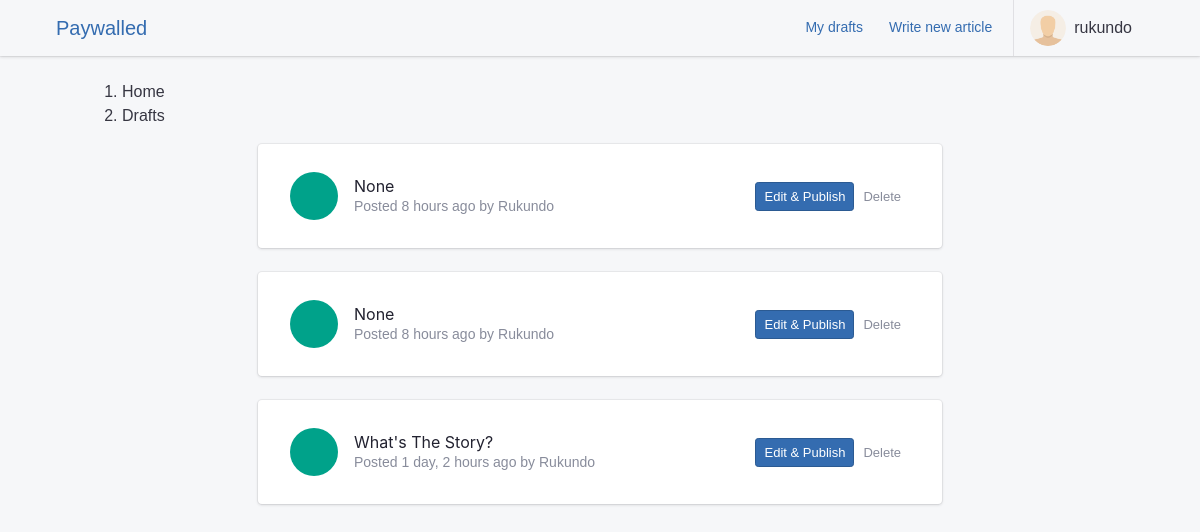
/articles/drafts/ (signed in), run on an earlier commit of the app's database.
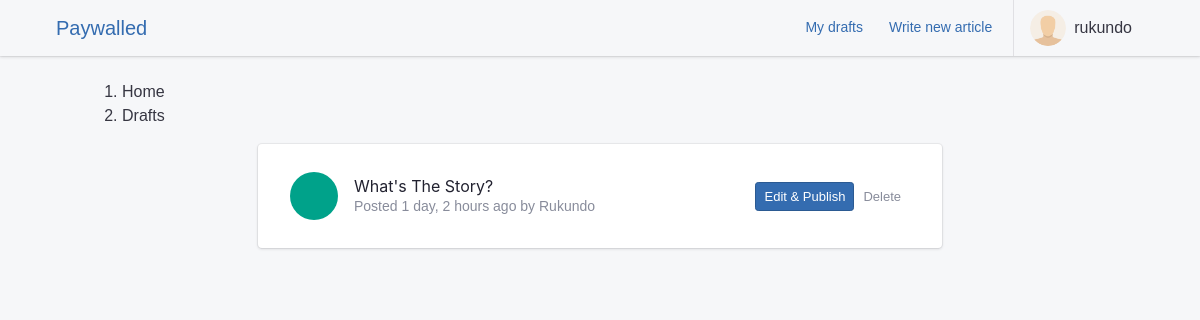
And on a later commit of the database.
### apps/blog/models.py (models this page shows, shortened)
class Article(models.Model):
    DRAFT = "D"
    PUBLISHED = "P"
    STATUS = ((DRAFT, _("Draft")), (PUBLISHED, _("Published")))
    uuid = models.UUIDField(unique=True, default=uuid.uuid4, editable=False)
    user = models.ForeignKey(
        settings.AUTH_USER_MODEL,
        null=True,
        related_name="articles",
        on_delete=models.SET_NULL,
    )
    date_created = models.DateTimeField(auto_now_add=True)
    date_published = models.DateTimeField(auto_now=True)
    title = models.CharField(max_length=255, null=True, unique=True)
    status = models.CharField(max_length=1, choices=STATUS, default=DRAFT)
    content = models.CharField(_("Content"), max_length=40000, blank=True)
    edited = models.BooleanField(default=False)
    objects = ArticleQuerySet.as_manager()
    class Meta:
        verbose_name = _("Article")
        verbose_name_plural = _("Articles")
        ordering = ("-date_published",)

### apps/authentication/models.py (models this page shows, shortened)
class Profile(models.Model):
    user = models.OneToOneField(User, on_delete=models.CASCADE, verbose_name=_("user"))
    node_pubkey = models.CharField(max_length=80, unique=True, blank=True, null=True)
    class Meta:
        verbose_name = _("profile")
        verbose_name_plural = _("profiles")
        db_table = "auth_profile"
    def get_screen_name(self):
        try:
            if self.user.get_full_name():
                return self.user.get_full_name()
            else:
                return self.user.username
        except Exception:
            return self.user.username

### apps/blog/views.py (the view)
# urls.py: path("drafts/", view=list_drafts, name="drafts"),
@login_required()
def list_drafts(request):
    drafts = request.user.articles.filter(status="D")
    context = {
        "drafts": drafts
    }
    return render(request, "blog/draft_list.html", context)

### paywalled/templates/blog/draft_list.html (shortened to what this page needs)
{% extends 'base.html' %}
{% load static i18n %}
{% load humanize %}
{% block content %}
<div class="container">
    <nav aria-label="breadcrumb">
        <ol class="breadcrumb">
            <li class="breadcrumb-item"><a href="/">{% trans 'Home' %}</a></li>
            <li class="breadcrumb-item active"><a href="{% url 'articles:list' %}">{% trans 'Drafts' %}</a></li>
        </ol>
    </nav>
    <div class="row">
        <div class="col-md-8 mx-auto">
            <div class="list-group list-group-flush list-group-divider">
                {% for article in drafts %}
                <div class="card mb-4" id="drafts">
                    <div class="card-body">
                        <div class="list-group-item">
                            <div class="list-group-item-figure">
                                <a href="{% url 'articles:article' article.uuid %}"
                                    class="tile tile-lg tile-circle bg-success">
                                </a>
                            </div>
                            <div class="list-group-item-body">
                                <h4 class="list-group-item-title">
                                    <a href="{% url 'articles:article' article.uuid %}">{{ article.title|title }}</a>
                                </h4>
                                <p class="list-group-item-text">{% trans 'Posted' %}
                                    {{ article.date_published|naturaltime }}
                                    by
                                    {{ article.user.profile.get_screen_name|title }} </p>
                            </div>
                            <div class="list-group-item-figure">
                                <a href="{% url 'articles:publish_article' article.uuid %}"
                                    class="btn btn-sm btn-primary">Edit & Publish</a>
                                <a class="btn btn-sm btn-light"
                                    href="{% url 'articles:delete_draft' article.pk %}">Delete</a>
                            </div>
                        </div>
                    </div>
                </div>
                {% empty %}
                <p class="no-data">You have no drafts yet.</p>
                {% endfor %}
            </div>
        </div>
    </div>
</div>
{% endblock content %}

What changed in the data, as far as the page shows it:
no longer on this page (row edited): Article: title "None", date_published "8 hours ago", user.profile.get_screen_name "Rukundo"
removed Article: title "None", date_published "8 hours ago", user.profile.get_screen_name "Rukundo"
